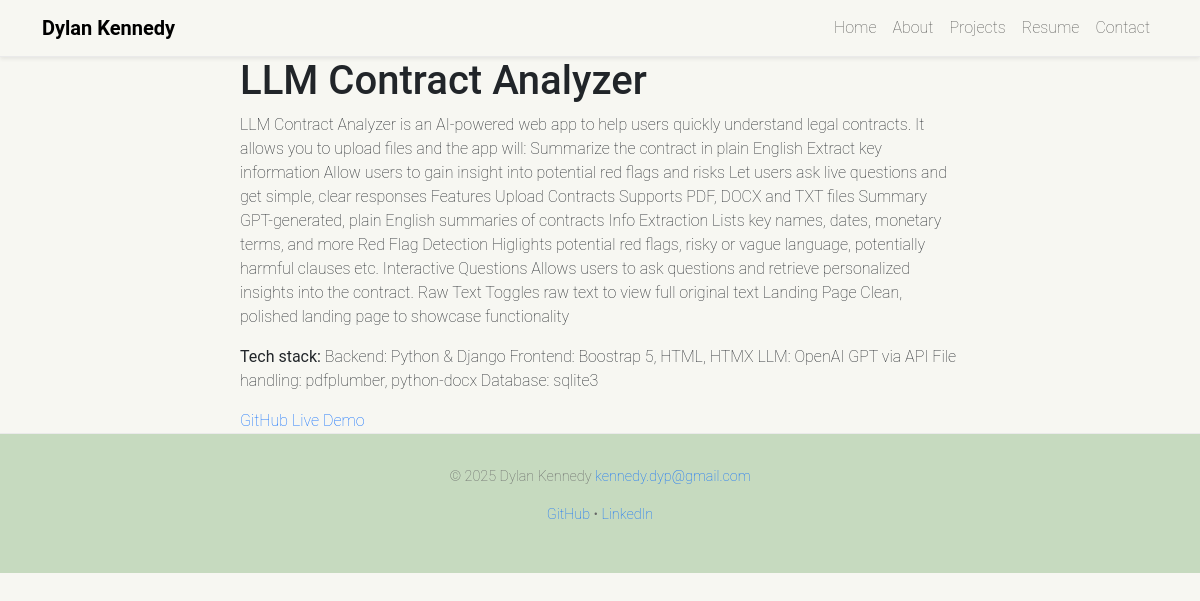
The page /projects/llm-contract-analyzer/ on the database as committed earlier.
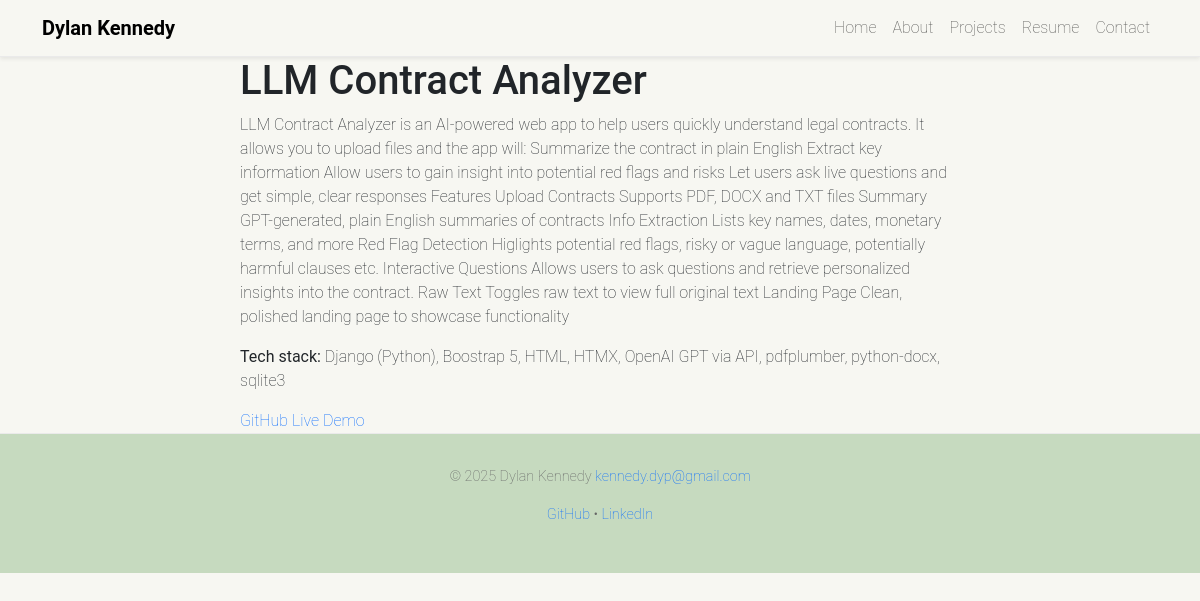
The same page on the database as committed later.
### projects/models.py (models this page shows, shortened)
class Project(models.Model):
    title = models.CharField(max_length=100)
    description = models.TextField()
    tech_stack = models.CharField(max_length=200)
    github_link = models.URLField()
    live_demo_link = models.URLField(blank=True, null=True)
    image = models.ImageField(upload_to='project_images/', blank=True, null=True)
    is_featured = models.BooleanField(default=False)
    slug = models.SlugField(unique=True, blank=True)
    ordering_index = models.PositiveIntegerField(default=0)

### projects/views.py (the view)
# urls.py: path('<slug:slug>/', views.project_detail, name='project_detail'),
def project_detail(request, slug):
    project = get_object_or_404(Project, slug=slug)
    return render(request, 'projects/project_detail.html', {'project': project})

### templates/projects/project_detail.html (shortened to what this page needs)
{% extends "base.html" %}
{% block content %}
  <h1>{{ project.title }}</h1>
  <p>{{ project.description }}</p>
  <p><strong>Tech stack:</strong> {{ project.tech_stack }}</p>
  <a href="{{ project.github_link }}">GitHub</a>
  {% if project.live_demo_link %}
    <a href="{{ project.live_demo_link }}">Live Demo</a>
  {% endif %}
{% endblock %}

Rows that differ between the two databases and show on the page:
changed Project "LLM Contract Analyzer": tech_stack "Backend: Python & Django Frontend: Boostrap 5, HTML, HTMX LLM: OpenAI GPT via API File handling: pdfplumber, python-docx Database: sqlite3" → "Django (Python), Boostrap 5, HTML, HTMX, OpenAI GPT via API, pdfplumber, python-docx, sqlite3"
